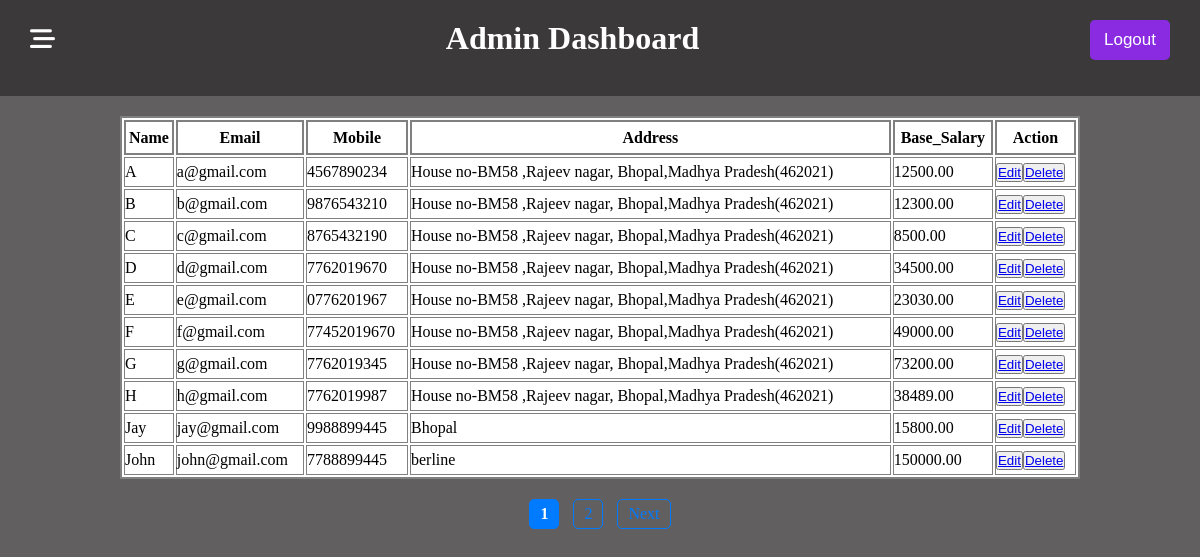
The app's page /Employeelist (signed in) with its own data.
### app1/models.py (models this page shows, shortened)
class Employee(models.Model):
    name = models.CharField(max_length=100)
    email = models.EmailField()
    mobile = models.CharField(max_length=13)
    address = models.CharField(max_length=200)
    base_salary = models.DecimalField(max_digits=8, decimal_places=2)

### app1/views.py (the view)
# urls.py: path("Employeelist", views.Employeelist, name="Employeelist"),
def Employeelist(request):
    user = request.session.get("user")
    if user is not None:
        employees = Employee.objects.all().order_by(Lower("name"))
        paginator = Paginator(employees, 10)
        page_number = request.GET.get("page")
        employee_paginator = paginator.get_page(page_number)
        return render(
            request, "Employee.html", {"employee_paginator": employee_paginator}
        )
    else:
        return redirect("login")

### app1/templates/Employee.html (shortened to what this page needs)
{% extends "base.html" %}
{% block container %}
<div class="salarydetail">
    <table>
        <tr>
            <th>Name</th>
            <th>Email</th>
            <th>Mobile</th>
            <th>Address</th>
            <th>Base_Salary</th>
            <th>Action</th>
        </tr>
        {% for i in employee_paginator %}
        <tr>
            <td>{{i.name}}</td>
            <td>{{i.email}}</td>
            <td>{{i.mobile}}</td>
            <td>{{i.address}}</td>
            <td>{{i.base_salary}}</td>
            <td><button><a href="{% url 'EditEmployee' i.id %}">Edit</a></button><button><a
                        href="{% url 'deleteEmployee' i.id %}">Delete</a></button></td>
        </tr>
        {% endfor %}
    </table>
</div>
<div class="pagination">
    <span>
        {% for num in employee_paginator.paginator.page_range %}
        {% if employee_paginator.number == num %}
        <strong>{{ num }}</strong>
        {% else %}
        <a href="?page={{ num }}">{{ num }}</a>
        {% endif %}
        {% endfor %}
    </span>
    {% if employee_paginator.has_next %}
    <a href="?page={{ salary_paginator.next_page_number }}">Next</a>
    {% endif %}
</div>
{% endblock container %}

### app1/static/css/style.css (style rules this page uses)
body { background-color: #615f60; }
* { box-sizing: border-box; margin: 0; padding: 0; }
table { width: 80%; margin: 20px auto; border: 2px solid gray; background-color: #ffff; }
table tr th { height: 35px; border: 2px solid gray; }
table tr td { border: 1px solid gray; height: 30px; }
.pagination { text-align: center; margin-top: 20px; margin-bottom: 50px; }
.pagination a, .pagination strong { display: inline-block; margin: 0 5px; padding: 5px 10px; text-decoration: none; color: #007bff; border: 1px solid #007bff; border-radius: 5px; transition: all 0.3s; }
.pagination strong { background-color: #007bff; color: #fff; border: 1px solid #007bff; border-radius: 5px; }

### records on screen
Employee: name "A", email "a@gmail.com", mobile "4567890234", address "House no-BM58 ,Rajeev nagar, Bhopal,Madhya Pradesh(462021)", base_salary "12500.00"
Employee: name "B", email "b@gmail.com", mobile "9876543210", address "House no-BM58 ,Rajeev nagar, Bhopal,Madhya Pradesh(462021)", base_salary "12300.00"
Employee: name "C", email "c@gmail.com", mobile "8765432190", address "House no-BM58 ,Rajeev nagar, Bhopal,Madhya Pradesh(462021)", base_salary "8500.00"
Employee: name "D", email "d@gmail.com", mobile "7762019670", address "House no-BM58 ,Rajeev nagar, Bhopal,Madhya Pradesh(462021)", base_salary "34500.00"
Employee: name "E", email "e@gmail.com", mobile "0776201967", address "House no-BM58 ,Rajeev nagar, Bhopal,Madhya Pradesh(462021)", base_salary "23030.00"
Employee: name "F", email "f@gmail.com", mobile "77452019670", address "House no-BM58 ,Rajeev nagar, Bhopal,Madhya Pradesh(462021)", base_salary "49000.00"
Employee: name "G", email "g@gmail.com", mobile "7762019345", address "House no-BM58 ,Rajeev nagar, Bhopal,Madhya Pradesh(462021)", base_salary "73200.00"
Employee: name "H", email "h@gmail.com", mobile "7762019987", address "House no-BM58 ,Rajeev nagar, Bhopal,Madhya Pradesh(462021)", base_salary "38489.00"
Employee: name "Jay", email "jay@gmail.com", mobile "9988899445", address "Bhopal", base_salary "15800.00"
Employee: name "John", email "john@gmail.com", mobile "7788899445", address "berline", base_salary "150000.00"

### other values on screen
{{ num }} "1"
